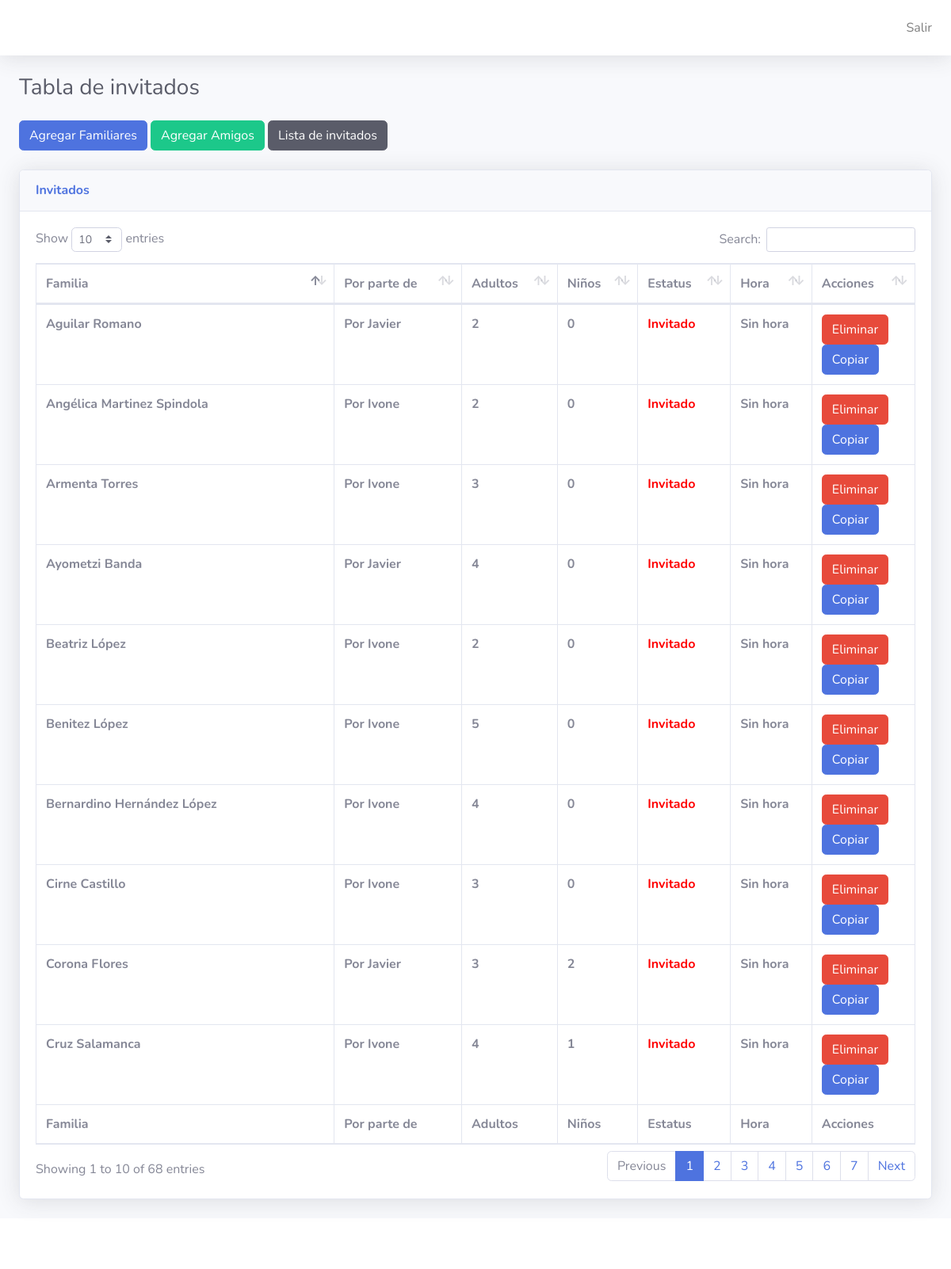
/admin/index (signed in), run on the app's committed database.
### tables this page shows
CREATE TABLE `invitados` (
  `id` int(11) NOT NULL,
  `foa` varchar(255) NOT NULL,
  `familia` varchar(255) NOT NULL,
  `novios` varchar(255) NOT NULL,
  `invitados` int(11) NOT NULL,
  `niños` int(11) NOT NULL,
  `codigo` varchar(255) NOT NULL,
  `estatus` varchar(255) NOT NULL,
  `fecha` date NOT NULL,
  `hora` varchar(255) NOT NULL
);

### admin/index.php (the view, shortened to what this page needs)
<?php
if (!isset($_SESSION['USUARIO'])) {
    header('location: ../index.html');
} else {
    include('php/conexion/conexion.php')
?>
    <!DOCTYPE html>
    <html lang="en">
    <head>
        <link href="vendor/fontawesome-free/css/all.min.css" rel="stylesheet" type="text/css">
        <link href="css/sb-admin-2.min.css" rel="stylesheet">
        <link href="vendor/datatables/dataTables.bootstrap4.min.css" rel="stylesheet">
    </head>
    <body id="page-top">
        <div id="wrapper">
            <div id="content-wrapper" class="d-flex flex-column">
                <div id="content">
                    <nav class="navbar navbar-expand navbar-light bg-white topbar mb-4 static-top shadow">
                        <ul class="navbar-nav ml-auto">
                            <a class="nav-link " href="php/login/cerrar.php">
                                Salir
                            </a>
                        </ul>
                    </nav>
                    <div class="container-fluid">
                        <div class="d-sm-flex align-items-center justify-content-between mb-4">
                            <h1 class="h3 mb-0 text-gray-800">Tabla de invitados</h1>
                        </div>
                        <button type="button" class="btn btn-primary" data-toggle="modal" data-target="#exampleModal">
                            Agregar Familiares
                        </button>
                        <button type="button" class="btn btn-success" data-toggle="modal" data-target="#amigos">
                            Agregar Amigos
                        </button>
                        <a href="lista.php" target="_blank" class="btn btn-dark">Lista de invitados</a>
                        <br><br>
                        <div class="card shadow mb-4">
                            <div class="card-header py-3">
                                <h6 class="m-0 font-weight-bold text-primary">Invitados</h6>
                            </div>
                            <div class="card-body">
                                <div class="table-responsive">
                                    <table class="table table-bordered table-hover" id="dataTable" width="100%" cellspacing="0">
                                        <thead>
                                            <tr>
                                                <th>Familia</th>
                                                <th>Por parte de</th>
                                                <th>Adultos</th>
                                                <th>Niños</th>
                                                <th>Estatus</th>
                                                <th>Hora</th>
                                                <th>Acciones</th>
                                            </tr>
                                        </thead>
                                        <tfoot>
                                            <tr>
                                                <th>Familia</th>
                                                <th>Por parte de</th>
                                                <th>Adultos</th>
                                                <th>Niños</th>
                                                <th>Estatus</th>
                                                <th>Hora</th>
                                                <th>Acciones</th>
                                            </tr>
                                        </tfoot>
                                        <tbody>
                                            <?php
                                            $consulta = "SELECT * FROM invitados ORDER BY id ASC";
                                            $query = mysqli_query($conexion, $consulta);
                                            foreach ($query as $row) {
                                            ?>
                                                <tr>
                                                    <th><?php echo $row['familia'] ?></th>
                                                    <th><?php echo $row['novios'] ?></th>
                                                    <th><?php echo $row['invitados'] ?></th>
                                                    <th><?php echo $row['niños'] ?></th>
                                                    <?php if ($row['estatus'] == 'Ya Ingreso') {
                                                    ?>
                                                        <th style="color:green"><?php echo $row['estatus'] ?></th>
                                                    <?php
                                                    } else {
                                                    ?>
                                                        <th style="color:red"><?php echo $row['estatus'] ?></th>
                                                    <?php
                                                    } ?>
                                                    <th><?php echo $row['hora'] ?></th>
                                                    <th>
                                                        <form action="php/invitados/eliminar.php" method="post">
                                                            <button class="btn btn-danger">Eliminar</button>
                                                        </form>
                                                        <button class="btn btn-primary" onclick="copy('<?php echo $row['codigo']; ?>')">Copiar</button>
                                                    </th>
                                                </tr>
                                            <?php
                                            }
                                            ?>
                                        </tbody>
                                    </table>
                                </div>
                            </div>
                        </div>
                    </div>
                </div>
                <footer class="sticky-footer bg-white">
                </footer>
            </div>
        </div>
    </body>
    </html>
<?php
}
?>

### data on the page
invitados: familia "Armenta Torres", novios "Por Ivone", invitados "3", niños "0", estatus "Invitado", hora "Sin hora"
invitados: familia "Cirne Castillo", novios "Por Ivone", invitados "3", niños "0", estatus "Invitado", hora "Sin hora"
invitados: familia "Ayometzi Banda", novios "Por Javier", invitados "4", niños "0", estatus "Invitado", hora "Sin hora"
invitados: familia "Cruz Salamanca", novios "Por Ivone", invitados "4", niños "1", estatus "Invitado", hora "Sin hora"
invitados: familia "Beatriz López", novios "Por Ivone", invitados "2", niños "0", estatus "Invitado", hora "Sin hora"
invitados: familia "Angélica Martinez Spindola", novios "Por Ivone", invitados "2", niños "0", estatus "Invitado", hora "Sin hora"
invitados: familia "Benitez López", novios "Por Ivone", invitados "5", niños "0", estatus "Invitado", hora "Sin hora"
invitados: familia "Bernardino Hernández López", novios "Por Ivone", invitados "4", niños "0", estatus "Invitado", hora "Sin hora"
invitados: familia "Corona Flores", novios "Por Javier", invitados "3", niños "2", estatus "Invitado", hora "Sin hora"
invitados: familia "Aguilar Romano", novios "Por Javier", invitados "2", niños "0", estatus "Invitado", hora "Sin hora"
